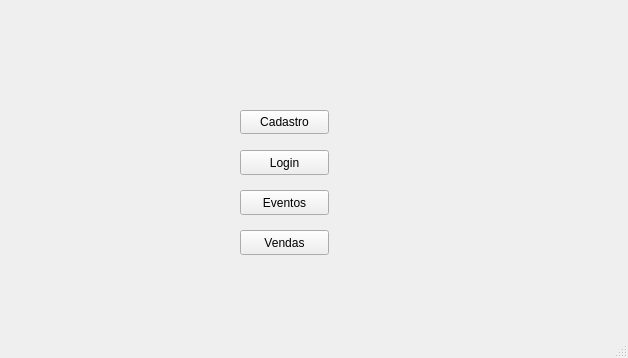
<?xml version="1.0" encoding="UTF-8"?>
<ui version="4.0">
 <class>Controladora</class>
 <widget class="QMainWindow" name="Controladora">
  <property name="geometry">
   <rect>
    <x>0</x>
    <y>0</y>
    <width>628</width>
    <height>358</height>
   </rect>
  </property>
  <property name="windowTitle">
   <string>viewUsuario</string>
  </property>
  <property name="layoutDirection">
   <enum>Qt::LeftToRight</enum>
  </property>
  <widget class="QWidget" name="centralwidget">
   <widget class="QPushButton" name="btnCadastro">
    <property name="geometry">
     <rect>
      <x>240</x>
      <y>110</y>
      <width>89</width>
      <height>24</height>
     </rect>
    </property>
    <property name="text">
     <string>Cadastro</string>
    </property>
   </widget>
   <widget class="QPushButton" name="btnLogin">
    <property name="geometry">
     <rect>
      <x>240</x>
      <y>150</y>
      <width>89</width>
      <height>25</height>
     </rect>
    </property>
    <property name="text">
     <string>Login</string>
    </property>
   </widget>
   <widget class="QPushButton" name="btnEventos">
    <property name="geometry">
     <rect>
      <x>240</x>
      <y>190</y>
      <width>89</width>
      <height>25</height>
     </rect>
    </property>
    <property name="text">
     <string>Eventos</string>
    </property>
   </widget>
   <widget class="QPushButton" name="btnVendas">
    <property name="geometry">
     <rect>
      <x>240</x>
      <y>230</y>
      <width>89</width>
      <height>25</height>
     </rect>
    </property>
    <property name="text">
     <string>Vendas</string>
    </property>
   </widget>
  </widget>
  <widget class="QMenuBar" name="menubar">
   <property name="geometry">
    <rect>
     <x>0</x>
     <y>0</y>
     <width>628</width>
     <height>22</height>
    </rect>
   </property>
  </widget>
  <widget class="QStatusBar" name="statusbar"/>
 </widget>
 <resources/>
 <connections/>
</ui>
